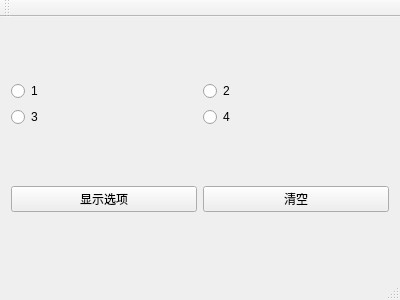
<?xml version="1.0" encoding="UTF-8"?>
<ui version="4.0">
 <class>MainWindow</class>
 <widget class="QMainWindow" name="MainWindow">
  <property name="geometry">
   <rect>
    <x>0</x>
    <y>0</y>
    <width>400</width>
    <height>300</height>
   </rect>
  </property>
  <property name="windowTitle">
   <string>MainWindow</string>
  </property>
  <widget class="QWidget" name="centralWidget">
   <layout class="QGridLayout" name="gridLayout_2">
    <item row="0" column="0">
     <layout class="QGridLayout" name="gridLayout">
      <item row="0" column="0">
       <widget class="QRadioButton" name="p1radioButton">
        <property name="text">
         <string>1</string>
        </property>
       </widget>
      </item>
      <item row="0" column="1">
       <widget class="QRadioButton" name="p2radioButton">
        <property name="text">
         <string>2</string>
        </property>
       </widget>
      </item>
      <item row="1" column="0">
       <widget class="QRadioButton" name="p3radioButton">
        <property name="text">
         <string>3</string>
        </property>
       </widget>
      </item>
      <item row="1" column="1">
       <widget class="QRadioButton" name="p4radioButton">
        <property name="text">
         <string>4</string>
        </property>
       </widget>
      </item>
     </layout>
    </item>
    <item row="1" column="0">
     <layout class="QHBoxLayout" name="horizontalLayout">
      <item>
       <widget class="QPushButton" name="showPushButton">
        <property name="text">
         <string>显示选项</string>
        </property>
       </widget>
      </item>
      <item>
       <widget class="QPushButton" name="clearPushButton">
        <property name="text">
         <string>清空</string>
        </property>
       </widget>
      </item>
     </layout>
    </item>
   </layout>
  </widget>
  <widget class="QMenuBar" name="menuBar">
   <property name="geometry">
    <rect>
     <x>0</x>
     <y>0</y>
     <width>400</width>
     <height>27</height>
    </rect>
   </property>
  </widget>
  <widget class="QToolBar" name="mainToolBar">
   <attribute name="toolBarArea">
    <enum>TopToolBarArea</enum>
   </attribute>
   <attribute name="toolBarBreak">
    <bool>false</bool>
   </attribute>
  </widget>
  <widget class="QStatusBar" name="statusBar"/>
 </widget>
 <layoutdefault spacing="6" margin="11"/>
 <resources/>
 <connections/>
</ui>
